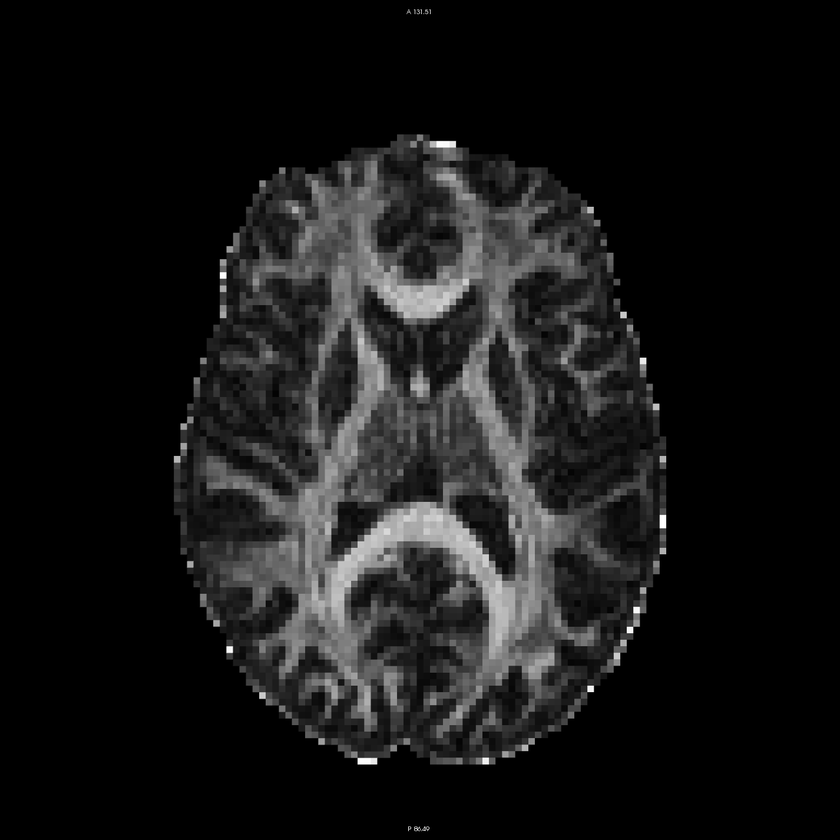
#> input picture fam.png, 840 x 840 px, shrunk from 1426 x 1426 before the run
$ jupyter execute --allow-errors lcfam.ipynb   (shell and % lines are left out)
#> lines starting #> are read from the running program, lines starting #| are printed output that depends on the picture
# Lightness Correction for Color-Coded FA Maps

To install the necessary prerequisites for this tool:

    pip install ipython[all]
    pip install scikit-image
    pip install seaborn

Import the required packages

[cell 1]
import matplotlib.pyplot as plt
import seaborn as sns
import warnings
from skimage import io, color

Read the FAM and CFAM from PNG images, remove alpha channel.

[cell 2]
fam = io.imread("fam.png")
#> fam is the input picture: shape (840, 840); min 0, max 255, mean 23
fam_norm = fam.astype(float) / 255
cfam = io.imread("cfam.png")[:, :, 0:3]
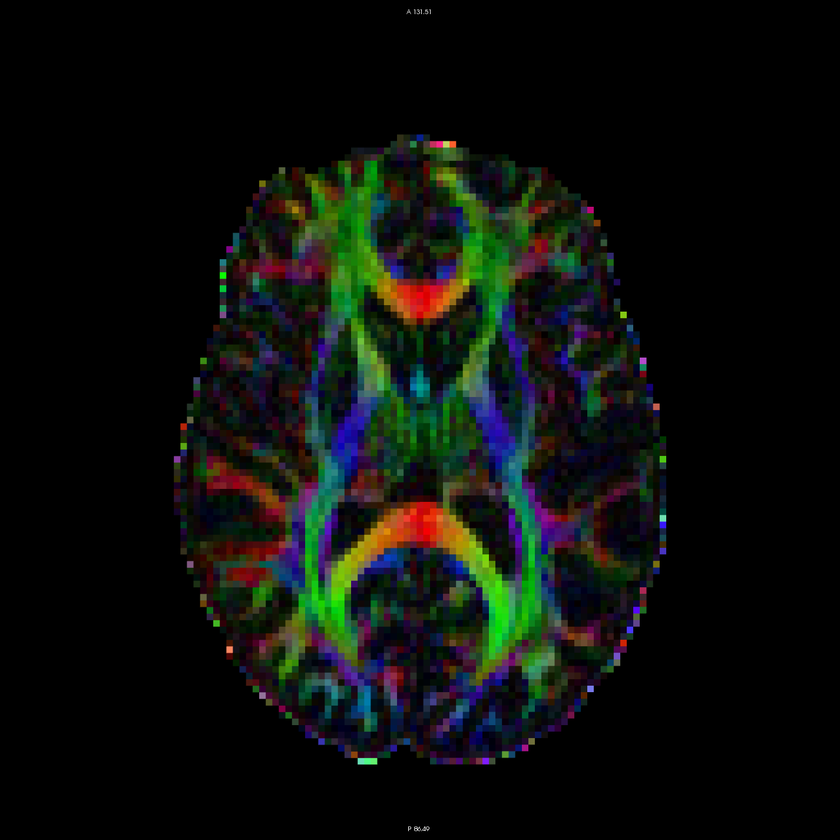
#> input picture cfam.png, 840 x 840 px, shrunk from 1426 x 1426 before the run
#> cfam is the input picture: shape (840, 840, 3); mean R, G, B 12.4, 15.4, 11.7
cfam_lab = color.rgb2lab(cfam)
#> cfam_lab: shape (840, 840, 3) float64; mean of channels 0, 1, 2 6.5, -0.6, 1.9
cfam_lightness = cfam_lab[:, :, 0].astype(float) / 100
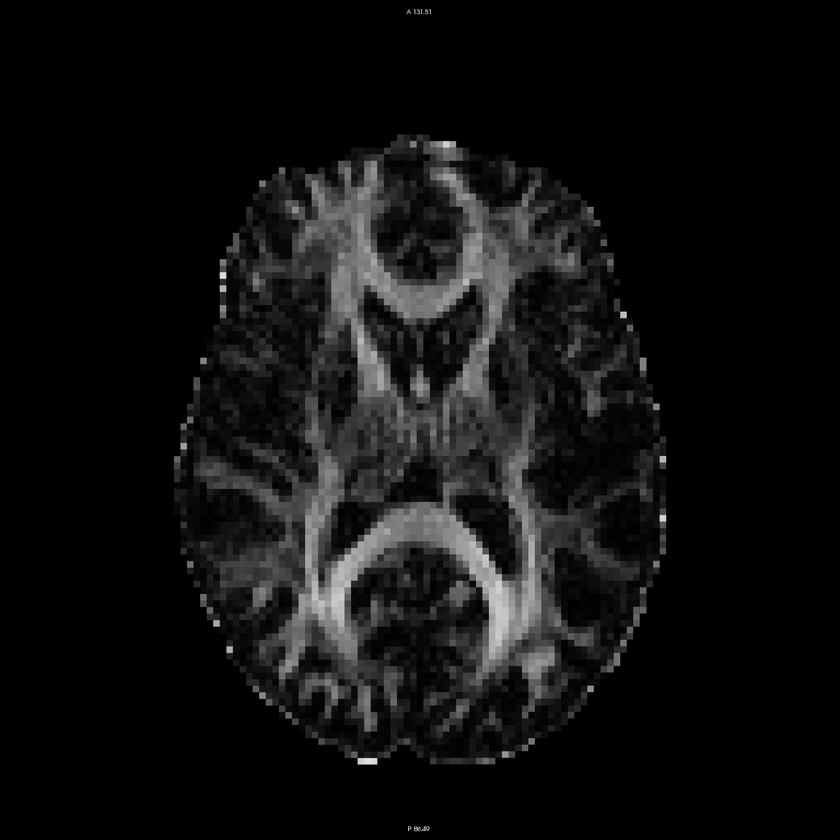
#> cfam_lightness: shape (840, 840) float64; min 0, max 0.99, mean 0.0647

Inject the FA values from the FAM into the L\* channel of the CIE L\*a\*b\* representation of the CFAM to get the LCFAM

[cell 3]
lcfam_lab = cfam_lab
lcfam_lightness = fam_norm * 100
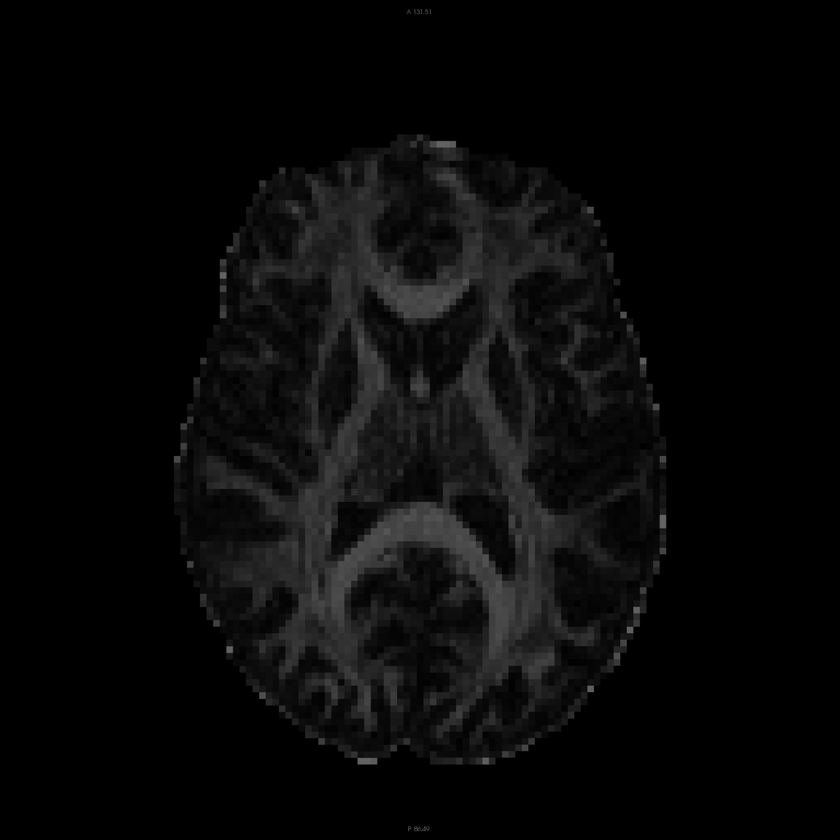
#> lcfam_lightness: shape (840, 840) float64; min 0, max 100, mean 9
lcfam_lab[:, :, 0] = lcfam_lightness
#> lcfam_lab: shape (840, 840, 3) float64; mean of channels 0, 1, 2 9, -0.6, 1.9
lcfam = color.lab2rgb(lcfam_lab)
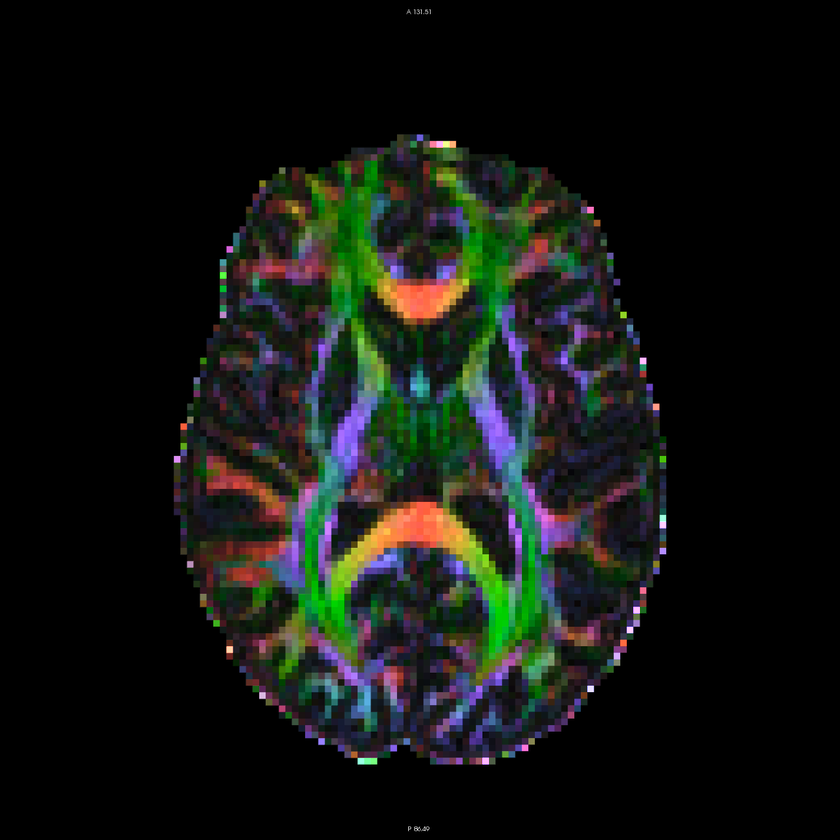
#> lcfam: shape (840, 840, 3) float64; mean R, G, B 0.0741, 0.0846, 0.0702

Save the resulting lightness corrected FA map to `lcfam.png`. Note that some loss of precision is to be expected here since all conversions were done on 64 bit floating point numbers but PNG only stores 8 bit of information in each color channel.

[cell 4]
warnings.simplefilter("ignore")
#> (the rest of this cell did not finish here and is left out)

Load the LCFAM's L\* channel from the resulting PNG file to visualise the difference between LCFAM L\* and then input FAM. This will be slightly different from the original `lcfam_lightness` computed above due to the precision loss in saving mentioned above.

#> (a cell that did not finish here is left out)

Visualize the results in a single figure environment

[cell 6]
fig, axes = plt.subplots(3, 2, figsize=(20, 20))

axes[0, 0].imshow(cfam)
axes[0, 0].axis("off")
axes[0, 0].set_title("FreeSurfer FA Map (CFAM)", fontsize=18)

axes[0, 1].imshow(lcfam)
axes[0, 1].axis("off")
axes[0, 1].set_title("Lightness Corrected FA Map (LCFAM)", fontsize=18)

axes[1, 0].imshow(cfam_lightness, cmap="gray")
axes[1, 0].axis("off")
axes[1, 0].set_title("Lightness of CFAM (CFAM L*)", fontsize=18)

axes[1, 1].imshow(lcfam_lightness, cmap="gray")
axes[1, 1].axis("off")
axes[1, 1].set_title("Lightness of LCFAM (LCFAM L*)", fontsize=18)

axes[2, 0].imshow(fam_norm - cfam_lightness, cmap="RdBu_r")
axes[2, 0].axis("off")
axes[2, 0].set_title("Difference Between CFAM L* and FAM", fontsize=18)

axes[2, 1].imshow(fam_norm, cmap="gray")
axes[2, 1].axis("off")
axes[2, 1].set_title("Plain FA Map (FAM)", fontsize=18)

fig.savefig("figure.pdf")
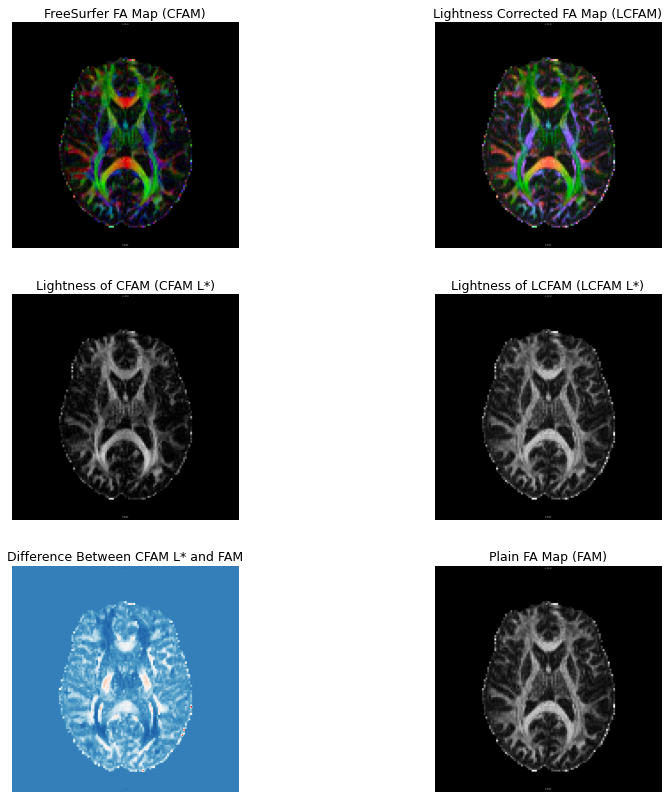
#> figure drawn by matplotlib, 6 panels
